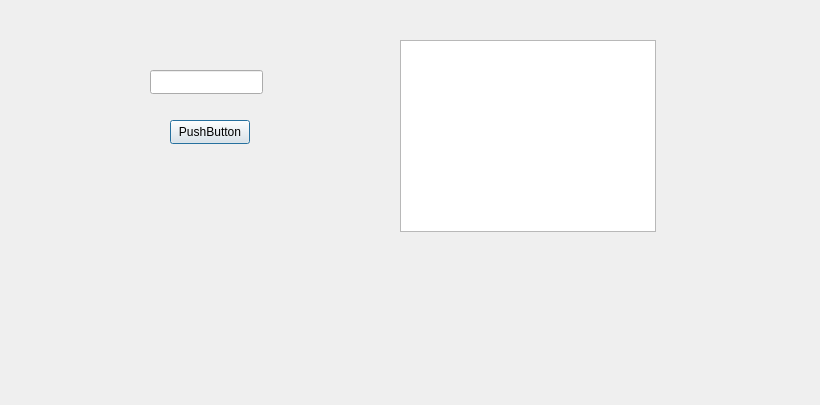
<?xml version="1.0" encoding="UTF-8"?>
<ui version="4.0">
 <class>searchByAuthorPage</class>
 <widget class="QDialog" name="searchByAuthorPage">
  <property name="geometry">
   <rect>
    <x>0</x>
    <y>0</y>
    <width>820</width>
    <height>405</height>
   </rect>
  </property>
  <property name="windowTitle">
   <string>Dialog</string>
  </property>
  <widget class="QLineEdit" name="lineEdit">
   <property name="geometry">
    <rect>
     <x>150</x>
     <y>70</y>
     <width>113</width>
     <height>24</height>
    </rect>
   </property>
  </widget>
  <widget class="QPushButton" name="pushButton">
   <property name="geometry">
    <rect>
     <x>170</x>
     <y>120</y>
     <width>80</width>
     <height>24</height>
    </rect>
   </property>
   <property name="text">
    <string>PushButton</string>
   </property>
  </widget>
  <widget class="QTableView" name="tableView">
   <property name="geometry">
    <rect>
     <x>400</x>
     <y>40</y>
     <width>256</width>
     <height>192</height>
    </rect>
   </property>
  </widget>
 </widget>
 <resources/>
 <connections/>
</ui>
